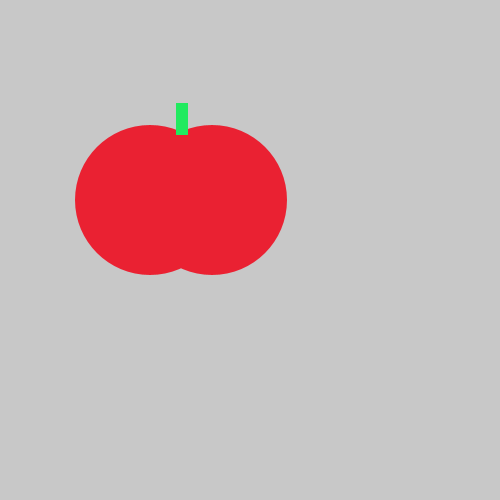
Frame 1 (no input)
Frame 60 (the mouse pressed at the canvas centre just before this capture): identical to frame 1, image omitted
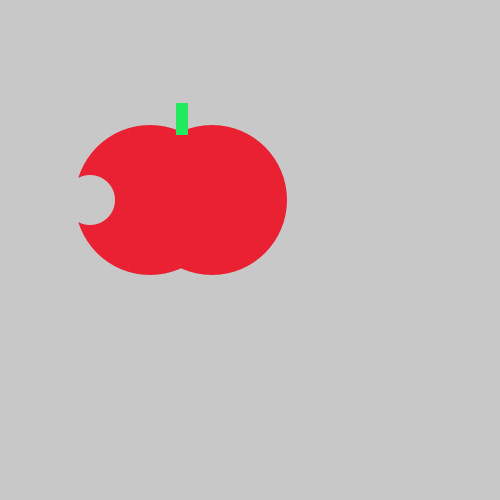
Frame 120 (the mouse held since frame 60 and released just before this capture)

The Processing sketch that drew these frames (run headless with seeded random() and noise(); from frame 60 on, the mouse is pressed at the canvas centre):

// Processing sketch: tasty_tomato
// ── tasty_tomato.pde
void setup() {
    size(500, 500);
}
void draw() {
    background(200, 200, 200);
    noStroke();
 fill(#EA2132);
    
    
    ellipse(150, 200, 150, 150);
    ellipse(212, 200, 150, 150); 
fill(#21EA5F);
    rect(176, 103, 12, 32);

if(mousePressed){
  fill(200, 200, 200);
  ellipse(90, 200, 50, 50);
  
  
  
  
}}
